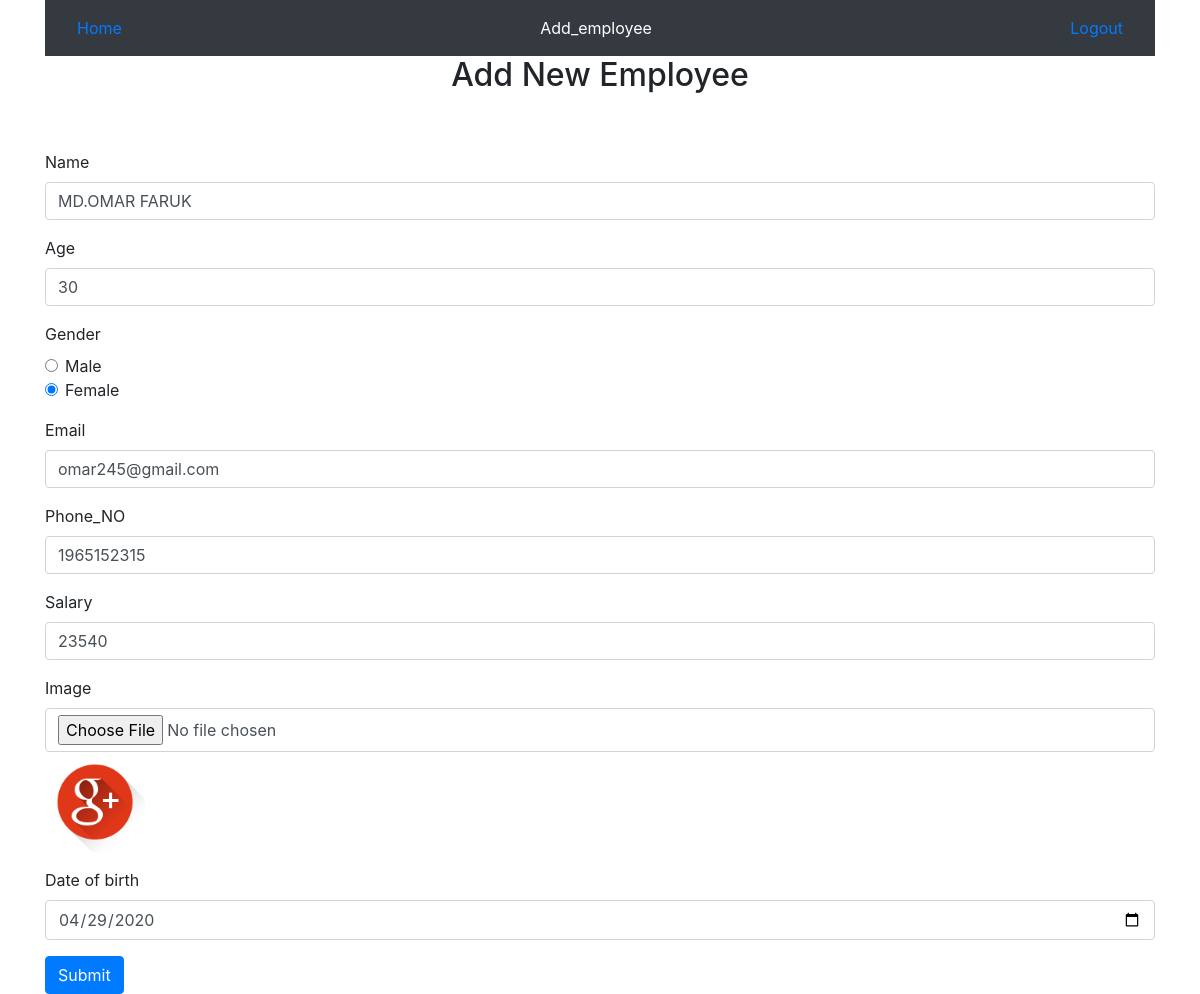
The page /edit.php?id=3 on the database its author committed.
### tables this page shows
CREATE TABLE `employees` (
  `id` int(11) NOT NULL,
  `name` varchar(250) NOT NULL,
  `age` int(250) NOT NULL,
  `gender` varchar(250) NOT NULL,
  `email` varchar(250) NOT NULL,
  `phone_number` int(250) NOT NULL,
  `salary` varchar(250) NOT NULL,
  `image` varchar(250) NOT NULL,
  `dob` date NOT NULL
);

### edit.php (the view, shortened to what this page needs)
<?php
	require 'connection.php';
	$id = $_GET['id'];
	$sql = "SELECT * FROM employees WHERE id = $id";
	$result = $conn->query($sql);
	$data = $result->fetch_assoc();
?>
<!DOCTYPE html>
<html lang="en">
<head>
	<link rel="stylesheet" href="https://maxcdn.bootstrapcdn.com/bootstrap/4.0.0/css/bootstrap.min.css">
</head>
<body>
	<div class="container">
		<nav class="navbar navbar-expand-lg navbar-dark bg-dark">
				<a class="nav-item nav-link active" href="index.php">Home<span class="sr-only">(current)</span></a>
				<div class="collapse navbar-collapse" id="navbarNavAltMarkup">
					<div class="navbar-nav mx-auto">
	  					<a class="nav-item nav-link active" href="insert.php">Add_employee</a>
	  				</div>
	  				<a class="nav-item nav-link active" href="logout.php">Logout</a>
				</div>
		</nav>
		<h2 class="text-center">Add New Employee</h2>
		<br><br>
		<form action="update.php?id=<?php echo $data['id'] ;?>" method="POST" enctype="multipart/form-data">
			<div class="form-group">
		    	<label for="name">Name</label>
		    	<input type="text" class="form-control" value="<?php echo $data['name'] ;?>" name="name"  placeholder="Enter Name">
		  	</div>
		  	<div class="form-group">
		    	<label for="age">Age</label>
		    	<input type="text" class="form-control" value="<?php echo $data['age'] ;?>" name="age"  placeholder="Enter Age">
		  	</div>
		  	<div class="form-group">
		    <label for="reg">Gender</label>
	    		<div class="form-check">
		  			<input class="form-check-input" type="radio" name="gender" id="exampleRadios1" value="Male" checked>
		  			<label class="form-check-label" for="exampleRadios1">Male</label>
	  			</div>
	  			<div class="form-check">
		  			<input class="form-check-input" type="radio" name="gender" id="exampleRadios1" value="Female" checked>
		  			<label class="form-check-label" for="exampleRadios1">Female</label>
	  			</div>
			</div>
			<div class="form-group">
		    	<label for="email">Email</label>
		    	<input type="text" class="form-control" value="<?php echo $data['email'] ;?>" name="email"  placeholder="Enter email">
		  	</div>
		  	<div class="form-group">
		    	<label for="phone number">Phone_NO</label>
		    	<input type="text" class="form-control" value="<?php echo $data['phone_number'] ;?>" name="phone_number"  placeholder="Enter Phone Number">
		  	</div>
		  	<div class="form-group">
		    	<label for="salary">Salary</label>
		    	<input type="text" class="form-control" value="<?php echo $data['salary'] ;?>" name="salary"  placeholder="Enter Salary">
		  	</div>
		  	<div class="form-group">
		    	<label for="blood group">Image</label>
		    	<input type="file" class="form-control" name="image"  placeholder="Enter image">
		    	<img src="<?php echo $data['image']?>" width="100">
		  	</div>
		  	<div class="form-group">
		    	<label for="dob">Date of birth</label>
		    	<input type="date" class="form-control" value="<?php echo $data['dob'] ;?>" name="dob"  placeholder="Enter dob">
		  	</div>
		  	<button type="submit" class="btn btn-primary">Submit</button>
		</form>
	</div>
</body>
</html>

### rows shown on the page
employees: name "MD.OMAR FARUK", age "30", email "omar245@gmail.com", phone_number "1965152315", salary "23540", image (picture), dob "04/29/2020"
